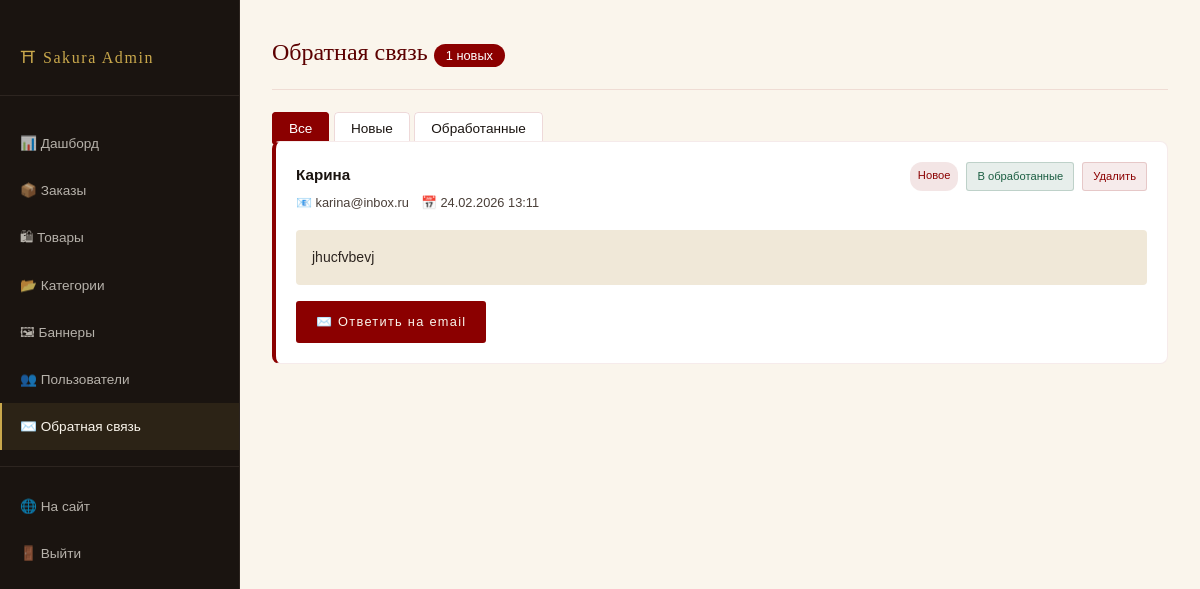
/admin/feedback.php (signed in), run on the app's committed database.
### tables this page shows
CREATE TABLE `feedback_messages` (
  `id` int(10) UNSIGNED NOT NULL,
  `name` varchar(255) NOT NULL,
  `email` varchar(255) DEFAULT NULL,
  `phone` varchar(20) DEFAULT NULL,
  `message` text NOT NULL,
  `created_at` datetime NOT NULL DEFAULT current_timestamp(),
  `is_processed` tinyint(1) NOT NULL DEFAULT 0
);

### config.php (called while the page is built, shortened)
<?php
function csrfToken(): string {
    return $_SESSION['csrf_token'];
}

### admin/feedback.php (the view, shortened to what this page needs)
<?php
require_once '../config.php';
$db = getDB();
$filter = $_GET['filter'] ?? 'all';
switch ($filter) {
    default:
        $where = '';
        break;
}
$messages = $db->query("SELECT * FROM feedback_messages $where ORDER BY created_at DESC")->fetchAll();
$newCount = $db->query("SELECT COUNT(*) FROM feedback_messages WHERE is_processed = 0")->fetchColumn();
include 'admin_header.php';
?>
<div class="admin-layout">
  <aside class="admin-sidebar">
    <div class="admin-logo">⛩ Sakura Admin</div>
    <nav class="admin-nav">
      <a href="index.php" class="admin-nav-item">📊 Дашборд</a>
      <a href="orders.php" class="admin-nav-item">📦 Заказы</a>
      <a href="products.php" class="admin-nav-item">🛍 Товары</a>
      <a href="categories.php" class="admin-nav-item">📂 Категории</a>
      <a href="banners.php" class="admin-nav-item">🖼 Баннеры</a>
      <a href="users.php" class="admin-nav-item">👥 Пользователи</a>
      <a href="feedback.php" class="admin-nav-item active">✉️ Обратная связь</a>
      <div class="admin-nav-divider"></div>
      <a href="<?= BASE_URL ?>index.php" class="admin-nav-item">🌐 На сайт</a>
      <a href="<?= BASE_URL ?>logout.php" class="admin-nav-item">🚪 Выйти</a>
    </nav>
  </aside>
  <main class="admin-main">
    <div class="admin-page-title">
      <span>Обратная связь</span>
      <?php if ($newCount > 0): ?>
      <span class="new-count-badge"><?= $newCount ?> новых</span>
      <?php endif; ?>
    </div>
    <div class="filter-section">
      <a href="feedback.php" class="filter-btn <?= $filter === 'all' ? 'active' : '' ?>">Все</a>
      <a href="feedback.php?filter=new" class="filter-btn <?= $filter === 'new' ? 'active' : '' ?>">Новые</a>
      <a href="feedback.php?filter=processed" class="filter-btn <?= $filter === 'processed' ? 'active' : '' ?>">Обработанные</a>
    </div>
    <?php if ($messages): ?>
    <div class="feedback-list">
      <?php foreach ($messages as $m): ?>
      <div class="feedback-card <?= $m['is_processed'] ? 'processed' : 'new' ?>">
        <div class="feedback-header">
          <div class="feedback-user-info">
            <div class="feedback-name"><?= htmlspecialchars($m['name']) ?></div>
            <div class="feedback-meta">
              <?php if ($m['email']): ?>
              <span class="feedback-email">📧 <?= htmlspecialchars($m['email']) ?></span>
              <?php endif; ?>
              <span class="feedback-date">📅 <?= date('d.m.Y H:i', strtotime($m['created_at'])) ?></span>
            </div>
          </div>
          <div class="feedback-actions">
            <span class="status-badge <?= $m['is_processed'] ? 'status-processed' : 'status-new' ?>">
              <?= $m['is_processed'] ? 'Обработано' : 'Новое' ?>
            </span>
            <a href="feedback.php?process=<?= $m['id'] ?>&csrf_token=<?= csrfToken() ?>"
               class="admin-btn-action <?= $m['is_processed'] ? 'admin-btn-warning' : 'admin-btn-edit' ?>">
              <?= $m['is_processed'] ? 'В новые' : 'В обработанные' ?>
            </a>
            <a href="feedback.php?delete=<?= $m['id'] ?>&csrf_token=<?= csrfToken() ?>"
               class="admin-btn-action admin-btn-delete"
               onclick="return confirm('Удалить сообщение?')">Удалить</a>
          </div>
        </div>
        <div class="feedback-message">
          <?= nl2br(htmlspecialchars($m['message'])) ?>
        </div>
        <?php if ($m['email']): ?>
        <div class="feedback-reply">
          <a href="mailto:<?= htmlspecialchars($m['email']) ?>" class="btn btn-primary btn-sm">
            ✉️ Ответить на email
          </a>
        </div>
        <?php endif; ?>
      </div>
      <?php endforeach; ?>
    </div>
    <?php endif; ?>
  </main>
</div>
<?php include 'admin_footer.php'; ?>

### css/admin.css (style rules this page uses)
.admin-layout { display: flex; min-height: 100vh; position: relative; }
.admin-sidebar { width: 240px; background: var(--charcoal); color: var(--ivory); transition: transform 0.3s ease; flex-shrink: 0; height: 100vh; position: sticky; top: 0; overflow-y: auto; z-index: 100; }
.admin-logo { padding: 24px 20px; font-family: var(--font-serif); color: var(--gold); font-size: 1rem; letter-spacing: 0.1em; border-bottom: 1px solid var(--charcoal-mid); white-space: nowrap; }
.admin-nav { padding: 16px 0; }
.admin-nav-item { display: flex; align-items: center; gap: 12px; padding: 12px 20px; color: rgba(250,245,236,0.7); font-size: 0.85rem; transition: all 0.2s ease; white-space: nowrap; text-decoration: none; }
.admin-nav-item:hover, .admin-nav-item.active { color: var(--ivory); background: rgba(201,168,76,0.1); border-left: 2px solid var(--gold); padding-left: 18px; }
.admin-nav-divider { height: 1px; background: var(--charcoal-mid); margin: 16px 0; }
.admin-main { flex: 1; padding: 32px; background: var(--ivory); overflow-x: hidden; max-width: calc(100% - 240px); }
.admin-page-title { font-family: var(--font-serif); font-size: 1.5rem; color: var(--crimson-deep); margin-bottom: 24px; padding-bottom: 16px; border-bottom: 1px solid rgba(139,0,0,0.1); }
.admin-btn-action { display: inline-block; padding: 4px 10px; font-size: 0.7rem; border-radius: 3px; transition: all 0.2s ease; text-decoration: none; border: 1px solid transparent; white-space: nowrap; }
.admin-btn-edit { background: rgba(27,94,66,0.1); color: var(--emerald); border-color: rgba(27,94,66,0.2); }
.admin-btn-delete { background: rgba(139,0,0,0.08); color: var(--crimson); border-color: rgba(139,0,0,0.15); }
.status-badge { display: inline-block; padding: 4px 8px; border-radius: 12px; font-size: 0.7rem; font-weight: 500; }
.status-new { background: rgba(139,0,0,0.1); color: var(--crimson); }
.feedback-list { display: flex; flex-direction: column; gap: 16px; }
.feedback-card { background: var(--white); border-radius: 8px; padding: 20px; border: 1px solid rgba(139,0,0,0.08); transition: all 0.2s ease; }
.feedback-card.new { border-left: 4px solid var(--crimson); }
.feedback-header { display: flex; justify-content: space-between; align-items: flex-start; margin-bottom: 16px; flex-wrap: wrap; gap: 12px; }
.feedback-user-info { flex: 1; }
.feedback-name { font-weight: 600; font-size: 0.95rem; color: var(--charcoal); margin-bottom: 4px; }
.feedback-meta { display: flex; flex-wrap: wrap; gap: 12px; font-size: 0.8rem; color: var(--charcoal-light); }
.feedback-actions { display: flex; gap: 8px; flex-wrap: wrap; }
.feedback-message { font-size: 0.875rem; color: var(--charcoal-mid); line-height: 1.7; background: var(--ivory-dark); border-radius: 4px; padding: 16px; margin-bottom: 16px; }
.feedback-reply { margin-top: 12px; }
.new-count-badge { background: var(--crimson); color: white; padding: 4px 12px; border-radius: 12px; font-size: 0.8rem; font-family: var(--font-sans); }

### admin/admin_header.php (style rules this page uses)
body { background: var(--ivory); margin: 0; padding: 0; overflow-x: hidden; }
* { box-sizing: border-box; }

### data on the page
feedback_messages: name "Карина", email "karina@inbox.ru", created_at "24.02.2026 13:11", is_processed "Новое", message "jhucfvbevj"

### other printed values
$newCount "1"
